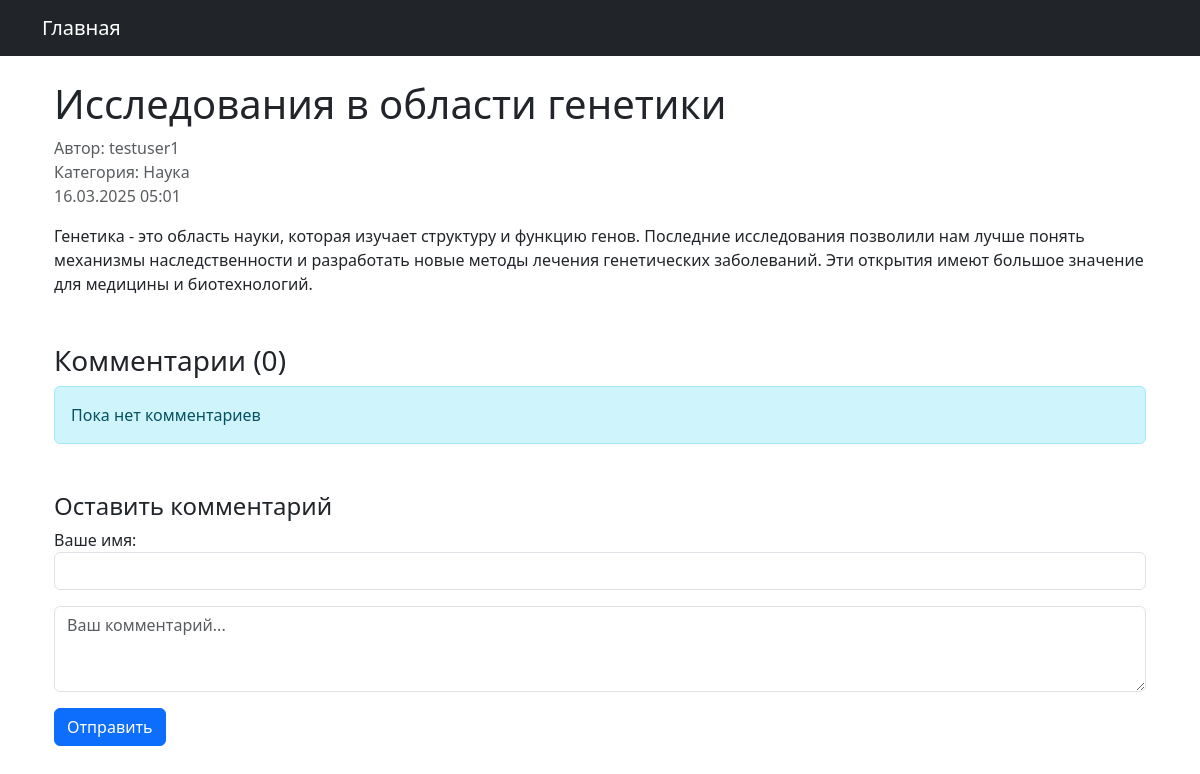
/article/10/, run on the app's committed database.
### main/models.py (models this page shows, shortened)
class Article(models.Model):
    title = models.CharField(max_length=200, verbose_name="Заголовок")
    content = models.TextField(verbose_name="Текст статьи")
    author = models.ForeignKey(User, on_delete=models.CASCADE, verbose_name="Автор")
    created_date = models.DateTimeField(auto_now_add=True, verbose_name="Дата создания")
    updated_date = models.DateTimeField(auto_now=True, verbose_name="Дата обновления")
    image = models.ImageField(upload_to="articles/", null=True, blank=True, verbose_name="Изображение")
    category = models.ForeignKey(
        "Category",
        on_delete=models.SET_NULL,
        null=True,
        blank=True,
        verbose_name="Категория"
    )
    class Meta:
        ordering = ["-created_date"]

class Category(models.Model):
    name = models.CharField(max_length=100, verbose_name="Название")

### main/views.py (the view, shortened to what this page needs)
# urls.py: path("article/<int:pk>/", ArticleDetailView.as_view(), name="article_detail"),
class ArticleDetailView(DetailView):
    model = Article
    template_name = "article_detail.html"
    def get_context_data(self, **kwargs):
        context = super().get_context_data(**kwargs)
        context['form'] = CommentForm(user=self.request.user)
        return context

### main/forms.py (shortened to what this page needs)
class CommentForm(forms.ModelForm):
    guest_name = forms.CharField(
        required=False,
        label="Ваше имя",
        widget=forms.TextInput(attrs={'class': 'form-control'})
    )
    class Meta:
        model = Comment
        fields = ['content', 'guest_name']
    def __init__(self, *args, **kwargs):
        self.user = kwargs.pop('user', None)
        super().__init__(*args, **kwargs)
        if self.user and self.user.is_authenticated:
            del self.fields['guest_name']

### main/templates/article_detail.html (shortened to what this page needs)
{% extends "base.html" %}
{% block content %}
<div class="container mt-4">
    <h1>{{ article.title }}</h1>
    <p class="text-muted">
        Автор: {{ article.author.username }} <br>
        Категория: {{ article.category.name }} <br>
        {{ article.created_date|date:"d.m.Y H:i" }}
    </p>
    <div class="article-content mb-5">
        {{ article.content|linebreaks }}
    </div>
    <div class="comments-section">
        <h3>Комментарии ({{ article.comments.count }})</h3>
        {% for comment in article.comments.all %}
            <div class="card mb-3">
                <div class="card-body">
                    <div class="d-flex justify-content-between">
                        <span class="text-muted small">
                            {% firstof comment.user.username comment.guest_name %} ⇨
                            {{ comment.created_date|timesince }} назад
                        </span>
                    </div>
                    <p class="mt-2">{{ comment.content }}</p>
                </div>
            </div>
        {% empty %}
            <div class="alert alert-info">Пока нет комментариев</div>
        {% endfor %}
        <div class="comment-form mt-5">
            <h4>Оставить комментарий</h4>
                <form method="POST">
                    {% if not user.is_authenticated %}
                    <div class="mb-3">
                        {{ form.guest_name.label_tag }}
                        {{ form.guest_name }}
                    </div>
                    {% endif %}
                    <div class="mb-3">
                        <textarea
                            name="content"
                            class="form-control"
                            rows="3"
                            placeholder="Ваш комментарий..."
                            required
                        ></textarea>
                    </div>
                    <button type="submit" class="btn btn-primary">Отправить</button>
                </form>
        </div>
    </div>
</div>
{% endblock %}

### data on the page
Article: title "Исследования в области генетики", author.username "testuser1", category.name "Наука", created_date "16.03.2025 05:01", content "Генетика - это область науки, которая изучает структуру и функцию генов. Последние исследования позволили нам лучше понять механизмы наследственности и разработать новые методы лечения генетических заболеваний. Эти открытия имеют большое значение для медицины и биотехнологий.", comments.count "0"
